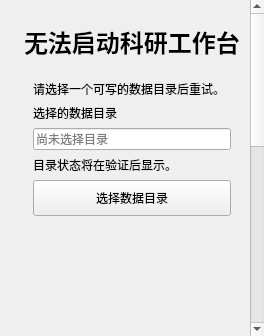
<?xml version="1.0" encoding="UTF-8"?>
<ui version="4.0">
 <class>StartupErrorPage</class>
 <widget class="QWidget" name="startupErrorPage"><layout class="QVBoxLayout" name="startupErrorRootVerticalLayout">
  <property name="leftMargin"><number>0</number></property><property name="topMargin"><number>0</number></property><property name="rightMargin"><number>0</number></property><property name="bottomMargin"><number>0</number></property>
  <item><widget class="QScrollArea" name="startupErrorScrollArea"><property name="widgetResizable"><bool>true</bool></property><property name="horizontalScrollBarPolicy"><enum>Qt::ScrollBarAlwaysOff</enum></property><property name="verticalScrollBarPolicy"><enum>Qt::ScrollBarAsNeeded</enum></property><property name="frameShape"><enum>QFrame::NoFrame</enum></property>
   <widget class="QWidget" name="startupErrorContentWidget"><property name="minimumSize"><size><width>0</width><height>780</height></size></property><layout class="QVBoxLayout" name="startupErrorContentVerticalLayout"><property name="leftMargin"><number>24</number></property><property name="topMargin"><number>24</number></property><property name="rightMargin"><number>24</number></property><property name="bottomMargin"><number>24</number></property><property name="spacing"><number>12</number></property>
    <item><widget class="QLabel" name="pageTitleLabel"><property name="font"><font><pointsize>18</pointsize><bold>true</bold></font></property><property name="text"><string>无法启动科研工作台</string></property></widget></item>
    <item><widget class="QFrame" name="startupRecoveryCard"><layout class="QVBoxLayout" name="startupRecoveryVerticalLayout">
     <item><widget class="QLabel" name="startupErrorLabel"><property name="text"><string>请选择一个可写的数据目录后重试。</string></property><property name="wordWrap"><bool>true</bool></property></widget></item>
     <item><widget class="QLabel" name="selectedPathTitleLabel"><property name="text"><string>选择的数据目录</string></property></widget></item>
     <item><widget class="QLineEdit" name="selectedDataDirectoryLineEdit"><property name="readOnly"><bool>true</bool></property><property name="placeholderText"><string>尚未选择目录</string></property></widget></item>
     <item><widget class="QLabel" name="dataDirectoryStatusLabel"><property name="text"><string>目录状态将在验证后显示。</string></property><property name="wordWrap"><bool>true</bool></property></widget></item>
     <item><widget class="QPushButton" name="chooseDataDirectoryButton"><property name="text"><string>选择数据目录</string></property><property name="minimumSize"><size><width>130</width><height>36</height></size></property></widget></item>
    </layout></widget></item>
    <item><spacer name="startupErrorVerticalSpacer"><property name="orientation"><enum>Qt::Vertical</enum></property><property name="sizeHint" stdset="0"><size><width>20</width><height>380</height></size></property></spacer></item>
   </layout></widget>
  </widget></item>
 </layout></widget>
 <resources/><connections/>
</ui>
